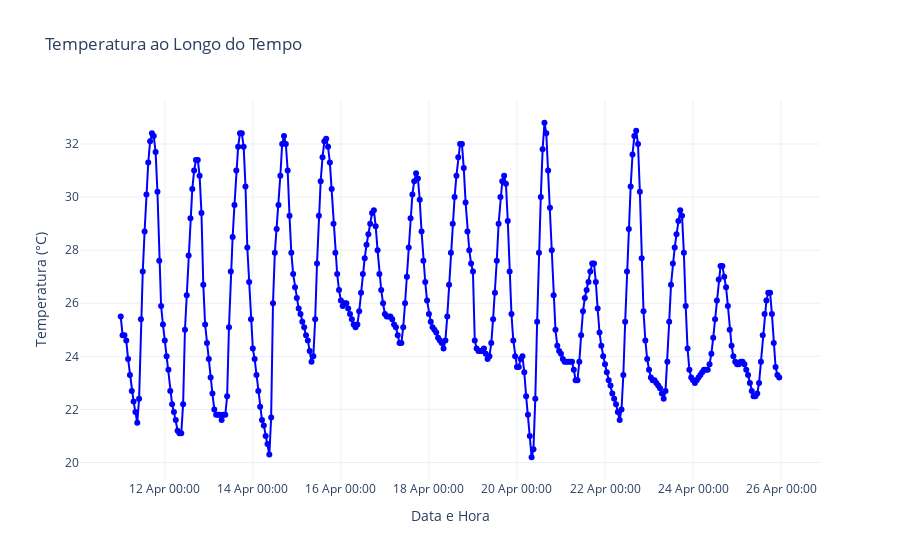

Notebook source saved alongside this figure:
### Markdown cell above
#### Q4. 

Com os dados carregados na questão anterior plote um gráfico de linha, com a biblioteca de sua preferência, onde o eixo `x` são os timestamps (data e hora) e o eixo `y` é a temperatura medida.

### Code cell
import requests
import plotly.graph_objects as go
from datetime import datetime
from typing import List

# Função para buscar dados da API
def fetch_weather_data(lat: float, long: float, forecast_days: int = 15) -> dict:
    url = 'https://api.open-meteo.com/v1/forecast'
    params = {
        'latitude': lat,
        'longitude': long,
        'elevation': 2,
        'hourly': 'temperature_2m',
        'forecast_days': forecast_days
    }
    response = requests.get(url, params=params)
    return response.json()

# Função para processar os dados e gerar o gráfico
def plot_temperature(data: dict):
    # Extraindo os timestamps e as temperaturas
    timestamps: List[str] = data['hourly']['time']
    temperatures: List[float] = data['hourly']['temperature_2m']

    # Convertendo timestamps para objetos datetime
    dates = [datetime.fromisoformat(ts) for ts in timestamps]

    # Criando o gráfico interativo com Plotly
    fig = go.Figure()

    fig.add_trace(go.Scatter(
        x=dates,
        y=temperatures,
        mode='lines+markers',
        name='Temperatura (°C)',
        line=dict(color='blue'),
        marker=dict(size=6)
    ))

    # Configurando o layout do gráfico
    fig.update_layout(
        title="Temperatura ao Longo do Tempo",
        xaxis_title="Data e Hora",
        yaxis_title="Temperatura (°C)",
        xaxis=dict(showgrid=True, tickformat="%d %b %H:%M"),
        yaxis=dict(showgrid=True),
        template="plotly_white",
        legend=dict(title="Legenda", x=0.8, y=1.2)
    )

    # Exibindo o gráfico
    fig.show()

if __name__ == "__main__":
    # Coordenadas de Itabira-MG
    lat, long = -19.656655787605846, -43.228922960534476

    # Buscando os dados da API
    weather_data = fetch_weather_data(lat, long)

    # Gerando o gráfico
    plot_temperature(weather_data)

### Figure 1 — Plotly figure (JSON) as saved in the notebook; plotly's stock layout.template omitted (floating-point values rounded to 4 significant figures; data arrays with more than 128 entries replaced by an {"elided": "..."} marker saying what was removed)
{"data": [{"line": {"color": "blue"}, "marker": {"size": 6}, "mode": "lines+markers", "name": "Temperatura (°C)", "type": "scatter", "x": {"elided": "360 str values"}, "y": {"elided": "360 float values"}}], "layout": {"legend": {"title": {"text": "Legenda"}, "x": 0.8, "y": 1.2}, "title": {"text": "Temperatura ao Longo do Tempo"}, "xaxis": {"showgrid": true, "tickformat": "%d %b %H:%M", "title": {"text": "Data e Hora"}}, "yaxis": {"showgrid": true, "title": {"text": "Temperatura (°C)"}}}}
